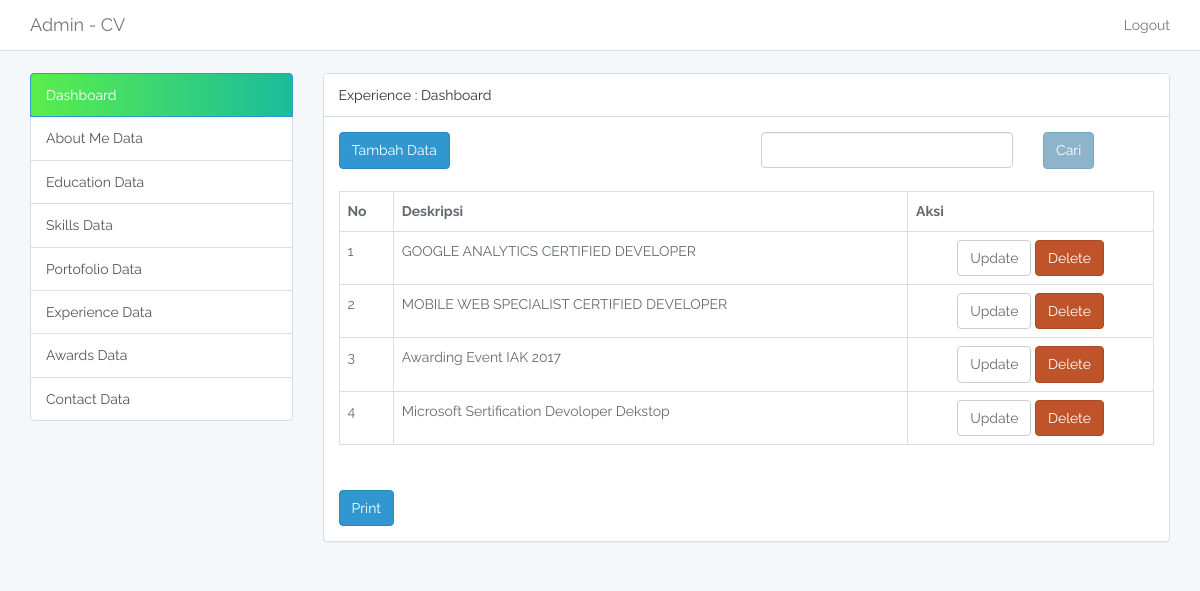
The app's page /cv_admin/dashboard.php?page=awards (signed in) with its own data.
### tables this page shows
CREATE TABLE `tb_award` (
  `id` int(11) NOT NULL,
  `judul` varchar(50) NOT NULL
);

### cv_admin/awards.php (the view, shortened to what this page needs)
    <?php
    include_once "controller.php";
    $myFunction = new CV();
    $data = $myFunction->select("tb_award");
    ?>
<div class="panel panel-default" id="panel-about">
<div class="panel-heading">Experience : Dashboard</div>
<div class="panel-body">
    <div class="row">
        <div class="col-sm-3">
            <a href="dashboard.php?page=addAwards" class="btn btn-primary">Tambah Data</a>
            <br>
            <br>
        </div>
        <div class="col-sm-4 col-sm-offset-3">
            <form method="post">
                <div class="form-group">
                    <input type="search" class="form-control" name="search"></button>
                </div>
        </div>
        <div class="col-sm-1">
            <button class="btn btn-info" name="getCari">Cari
        </div>
    </div>
    <table class="table table-hovered table-bordered table-responsive">
        <tr>
            <th>No</th>
            <th>Deskripsi</th>
            <th>Aksi</th>
        </tr>
        <?php
        $no = 1;
        if(count($data) > 0){
            foreach($data as $ds){ ?>
                <tr>
                    <td><?= $no; ?></td>
                    <td><?= $ds['judul']; ?></td>
                    <td colspan="2" class="text-center">
                        <a href="dashboard.php?page=updateAwards&id=<?= $ds['id'] ?>" class="btn btn-default">Update</a>
                        <a onclick="return confirm('Yakin Ingin Menghapus ?')" href="dashboard.php?page=awards&hapus&id=<?= $ds['id'] ?>" class="btn btn-danger" id="getDelete">Delete</a>
                    </td>
                </tr>
            <?php $no++; }
        }else{ ?>
            <tr>
                <td colspan="5" class="text-center">Tidak ada data</td>
            </tr>
        <?php }
        ?>
    </table>
    <br>
    <button class="btn btn-primary" onclick="<?= $data = $myFunction->toPdf() ?>">Print</button>
</div>
</div>

### records on screen
tb_award: judul "GOOGLE ANALYTICS CERTIFIED DEVELOPER"
tb_award: judul "MOBILE WEB SPECIALIST CERTIFIED DEVELOPER"
tb_award: judul "Awarding Event IAK 2017"
tb_award: judul "Microsoft Sertification Devoloper Dekstop"
